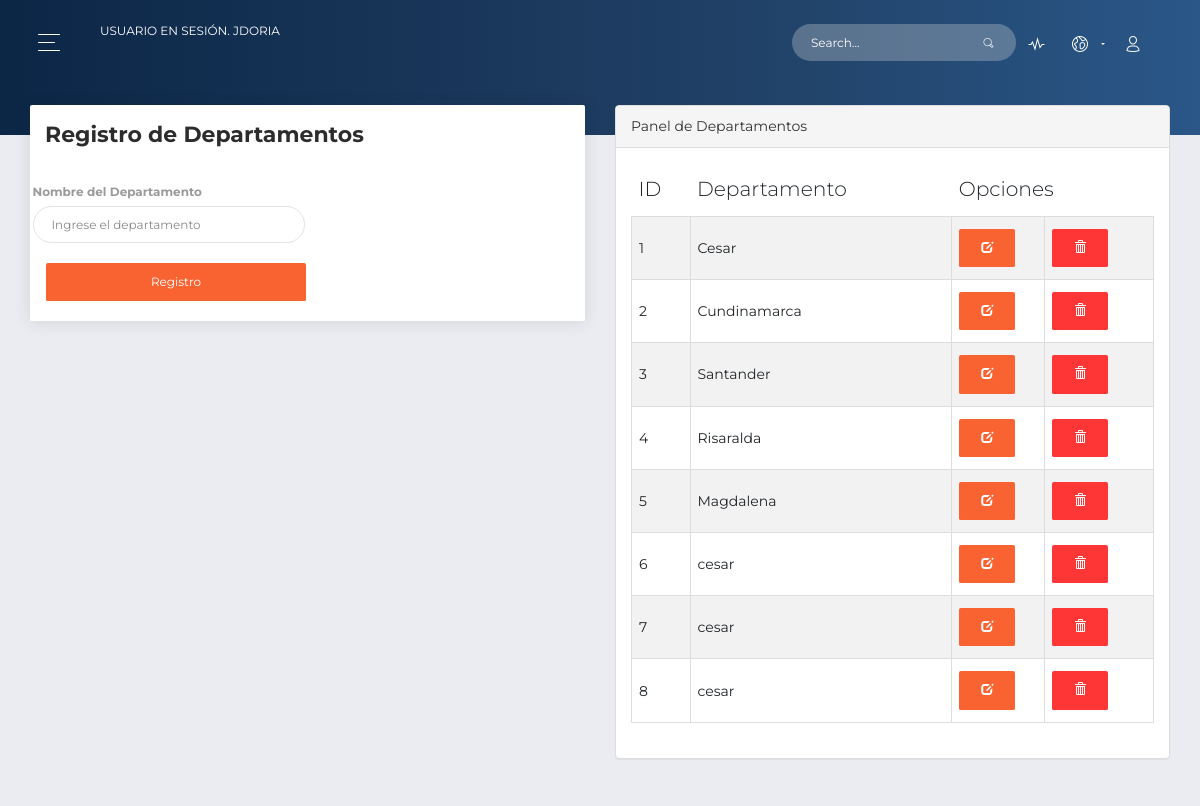
Screenshot of /admin/departamentos.php (signed in) with the database file from the repository.
### tables this page shows
CREATE TABLE `departamento` (
  `ID_Departamento` int(11) NOT NULL,
  `Departamento` varchar(45) NOT NULL
);

### admin/departamentos.php (the view, shortened to what this page needs)
<!DOCTYPE html>
<html lang="en">
<head>
  <link rel="stylesheet" href="../bootstrap/css/bootstrap.min.css">
  <link rel="stylesheet" href="https://use.fontawesome.com/releases/v5.7.1/css/all.css">
  <link href="assets/css/bootstrap.min.css" rel="stylesheet" />
  <link href="assets/css/now-ui-dashboard.css?v=1.5.0" rel="stylesheet" />
  <link href="assets/demo/demo.css" rel="stylesheet" />
</head>
<body class="user-profile">
  <div class="wrapper ">
    <div class="main-panel" id="main-panel">
      <nav class="navbar navbar-expand-lg navbar-transparent  bg-primary  navbar-absolute">
        <div class="container-fluid">
          <div class="navbar-wrapper">
            <div class="navbar-toggle">
              <button type="button" class="navbar-toggler">
                <span class="navbar-toggler-bar bar1"></span>
                <span class="navbar-toggler-bar bar2"></span>
                <span class="navbar-toggler-bar bar3"></span>
              </button>
            </div>
            <a class="navbar-brand" href="#pablo">Usuario en sesión. <?php  echo $_SESSION['admin_login'];?></a><br>
          </div>
          <div class="collapse navbar-collapse justify-content-end" id="navigation">
            <form>
              <div class="input-group no-border">
                <input type="text" value="" class="form-control" placeholder="Search...">
                <div class="input-group-append">
                  <div class="input-group-text">
                    <i class="now-ui-icons ui-1_zoom-bold"></i>
                  </div>
                </div>
              </div>
            </form>
            <ul class="navbar-nav">
              <li class="nav-item">
                <a class="nav-link" href="#pablo">
                  <i class="now-ui-icons media-2_sound-wave"></i>
                </a>
              </li>
              <li class="nav-item dropdown">
                <a class="nav-link dropdown-toggle" id="navbarDropdownMenuLink" data-toggle="dropdown" aria-haspopup="true" aria-expanded="false">
                  <i class="now-ui-icons location_world"></i>
                </a>
              </li>
              <li class="nav-item">
                <a class="nav-link" href="#">
                  <i class="now-ui-icons users_single-02"></i>
                </a>
              </li>
            </ul>
          </div>
        </div>
      </nav>
      <div class="panel-header panel-header-sm">
      </div>
      <div class="content">
        <div class="row">
          <div class="col-md-6">
            <div class="card">
              <div class="card-header">
                <h5 class="title">Registro de Departamentos</h5>
              </div>
              <div class="card-body">
                <form>
                  <div class="row">
                    <div class="col-md-6 px-1">
                      <div class="form-group">
                        <label>Nombre del Departamento</label>
                        <input type="text" class="form-control" placeholder="Ingrese el departamento" name="txt_departamento" required>
                      </div>
                    </div>
                  </div>
                  <div class="row">
                    <div class="col-md-6 pr-1">
                      <div class="form-group">
                        <input type="submit" name="btn_register" class="btn btn-primary btn-block" value="Registro">
                      </div>
                    </div>
                  </div>
                  </form>
              </div>
            </div>
          </div>
          <div class="col-lg-6">
              <div class="panel panel-default">
                  <div class="panel-heading">
                      Panel de Departamentos
                  </div>
                  <div class="panel-body">
                      <div class="table-responsive">
                          <table class="table table-striped table-bordered table-hover">
                              <thead>
                                  <tr>
                                      <th width="4%">ID</th>
                                      <th width="18%">Departamento</th>
                                      <th colspan="2">Opciones</th>
                                  </tr>
                              </thead>
                              <tbody>
            <?php
            require_once '../DBconect.php';
            $select_stmt=$db->prepare("SELECT * FROM departamento");
            $select_stmt->execute();
            while($row=$select_stmt->fetch(PDO::FETCH_ASSOC))
            {
            ?>
                                  <tr>
                                      <td><?php echo $row["ID_Departamento"]; ?></td>
                                      <td><?php echo $row["Departamento"]; ?></td>
                <td width="4%"><button class="btn btn-primary"><span class="glyphicon glyphicon-edit" aria-hidden="true"></span></button></td>
                <td width="7%"><button class="btn btn-danger"><span class="glyphicon glyphicon-trash" aria-hidden="true"></span></button></td>
                                  </tr>
            <?php
            }
            ?>
                              </tbody>
                          </table>
                      </div>
                  </div>
              </div>
          </div>
        </div>
      </div>
</body>
</html>

### rows the page displays
departamento: ID_Departamento "1", Departamento "Cesar"
departamento: ID_Departamento "2", Departamento "Cundinamarca"
departamento: ID_Departamento "3", Departamento "Santander"
departamento: ID_Departamento "4", Departamento "Risaralda"
departamento: ID_Departamento "5", Departamento "Magdalena"
departamento: ID_Departamento "6", Departamento "cesar"
departamento: ID_Departamento "7", Departamento "cesar"
departamento: ID_Departamento "8", Departamento "cesar"

### other values shown
$_SESSION['admin_login'] "JDORIA"
